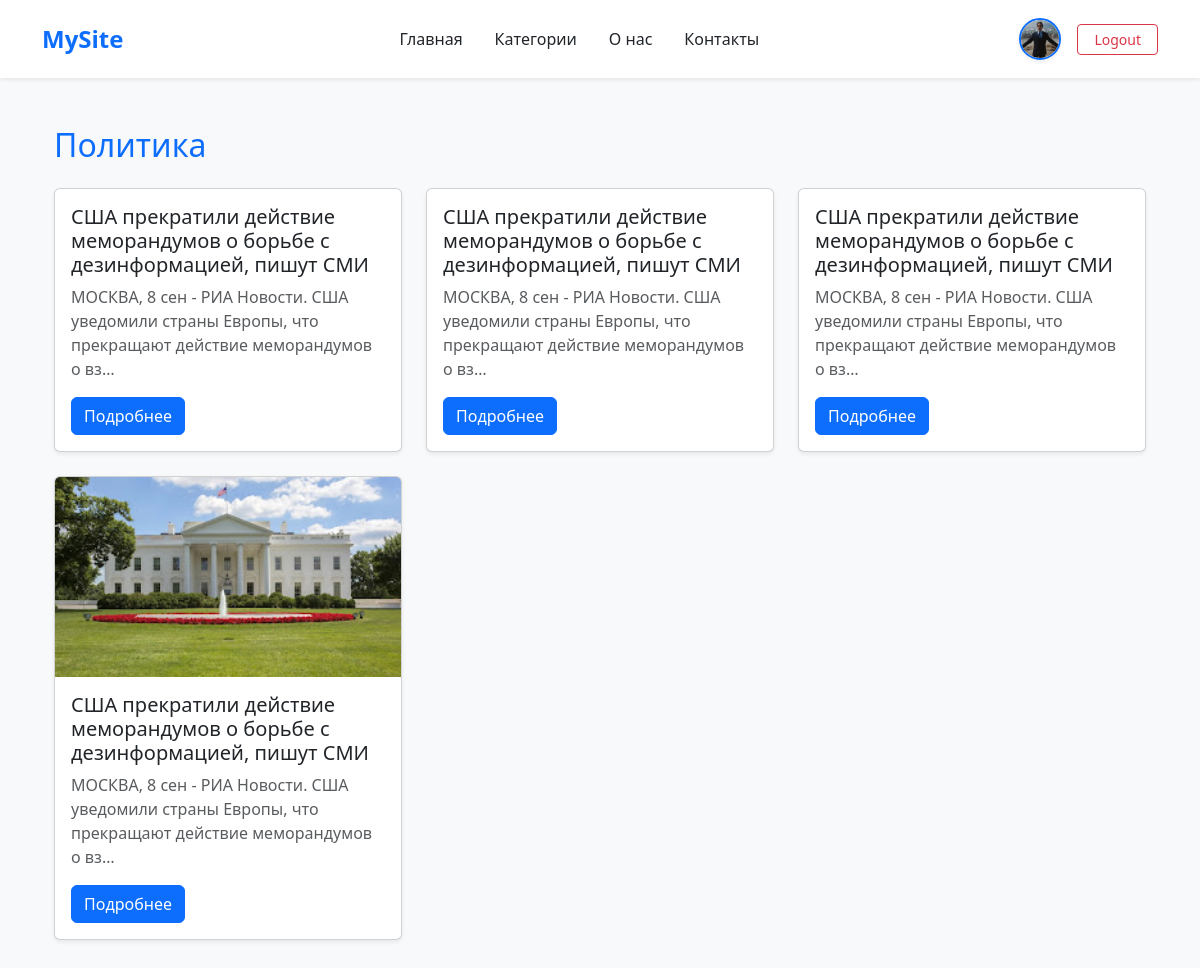
/category/Политика (signed in), run on the app's committed database.
### testapp/models.py (models this page shows, shortened)
class User_model(models.Model):
    user = models.OneToOneField(User, on_delete=models.CASCADE)
    user_photo = models.ImageField(upload_to='media/', null=True)

class Category(models.Model):
    category_name = models.CharField(max_length=32)
    category_date = models.DateTimeField(auto_now_add=True)
    class Meta:
        verbose_name_plural = 'Категории'

class New(models.Model):
    new_name = models.CharField(max_length=128)
    new_desc = models.TextField()
    new_category = models.ForeignKey(Category, on_delete=models.CASCADE)
    new_photo = models.ImageField(upload_to='media/', blank=True, null=True)
    new_date = models.DateTimeField(auto_now_add=True)
    class Meta:
        verbose_name_plural = 'Новости'

### testapp/views.py (the view)
# urls.py: path('category/<str:pk>', views.category_page),
def category_page(request, pk):
    category = Category.objects.get(category_name=pk)
    context = {
        'category': category
    }
    return render(request, 'category.html', context)

### testapp/templates/category.html (shortened to what this page needs)
{% extends "base.html" %}
{% block content %}
<div class="container py-4">
    <h2 class="mb-4 text-primary">{{ category.category_name }}</h2>
    {% if category.new_set.all %}
        <div class="row row-cols-1 row-cols-md-2 row-cols-lg-3 g-4">
            {% for n in category.new_set.all %}
            <div class="col">
                <div class="card h-100 shadow-sm">
                    {% if n.new_photo %}
                        <img src="{{ n.new_photo.url }}" class="card-img-top" alt="обложка новости" style="height:200px; object-fit:cover;">
                    {% endif %}
                    <div class="card-body">
                        <h5 class="card-title">{{ n.new_name }}</h5>
                        <p class="card-text text-muted">{{ n.new_desc|truncatechars:100 }}</p>
                        <a href="/new/{{ n.id }}" class="btn btn-primary">Подробнее</a>
                    </div>
                </div>
            </div>
            {% endfor %}
        </div>
    {% else %}
        <p class="text-muted">В этой категории пока нет новостей.</p>
    {% endif %}
</div>
{% endblock %}

### testapp/templates/base.html (shortened to what this page needs)
<!DOCTYPE html>
<html lang="en">
<head>
  <link href="https://cdn.jsdelivr.net/npm/bootstrap@5.3.8/dist/css/bootstrap.min.css" rel="stylesheet">
</head>
<body class="bg-light">
  <header class="navbar navbar-expand-lg bg-white shadow-sm py-3">
    <div class="container d-flex justify-content-between align-items-center">
      <a href="/" class="navbar-brand fs-4 fw-bold text-primary">MySite</a>
      <ul class="navbar-nav d-flex flex-row gap-3">
                <li class="nav-item">
          <a href="/" class="nav-link text-dark fw-medium">Главная</a>
        </li>
        <li class="nav-item">
          <a href="/categories" class="nav-link text-dark fw-medium">Категории</a>
        </li>
        <li class="nav-item">
          <a href="/about" class="nav-link text-dark fw-medium">О нас</a>
        </li>
        <li class="nav-item">
          <a href="/contacts" class="nav-link text-dark fw-medium">Контакты</a>
        </li>
      </ul>
      <div class="d-flex align-items-center gap-3">
        {% if user.is_authenticated %}
          <a href="/profile" class="d-flex align-items-center text-decoration-none">
            {% if user.user_model and user.user_model.user_photo %}
              <img src="{{ user.user_model.user_photo.url }}"
                   alt="avatar" width="42" height="42"
                   class="rounded-circle border border-2 border-primary shadow-sm">
            {% else %}
              <img src="/static/default-avatar.png"
                   alt="avatar" width="42" height="42"
                   class="rounded-circle border border-2 border-secondary shadow-sm">
            {% endif %}
          </a>
          <a href="/logout" class="btn btn-sm btn-outline-danger px-3">Logout</a>
        {% else %}
          <a href="/login" class="btn btn-sm btn-outline-primary px-3">Login</a>
          <a href="/register" class="btn btn-sm btn-primary px-3">Sign Up</a>
        {% endif %}
      </div>
    </div>
  </header>
  <main class="container py-4">
    {% block content %}{% endblock %}
  </main>
</body>
</html>

### data on the page
Category: category_name "Политика"
New: new_name "США прекратили действие меморандумов о борьбе с дезинформацией, пишут СМИ", new_desc "МОСКВА, 8 сен - РИА Новости. США уведомили страны Европы, что прекращают действие меморандумов о вз…"
New: new_name "США прекратили действие меморандумов о борьбе с дезинформацией, пишут СМИ", new_desc "МОСКВА, 8 сен - РИА Новости. США уведомили страны Европы, что прекращают действие меморандумов о вз…"
New: new_name "США прекратили действие меморандумов о борьбе с дезинформацией, пишут СМИ", new_desc "МОСКВА, 8 сен - РИА Новости. США уведомили страны Европы, что прекращают действие меморандумов о вз…"
New: new_photo (picture), new_name "США прекратили действие меморандумов о борьбе с дезинформацией, пишут СМИ", new_desc "МОСКВА, 8 сен - РИА Новости. США уведомили страны Европы, что прекращают действие меморандумов о вз…"
